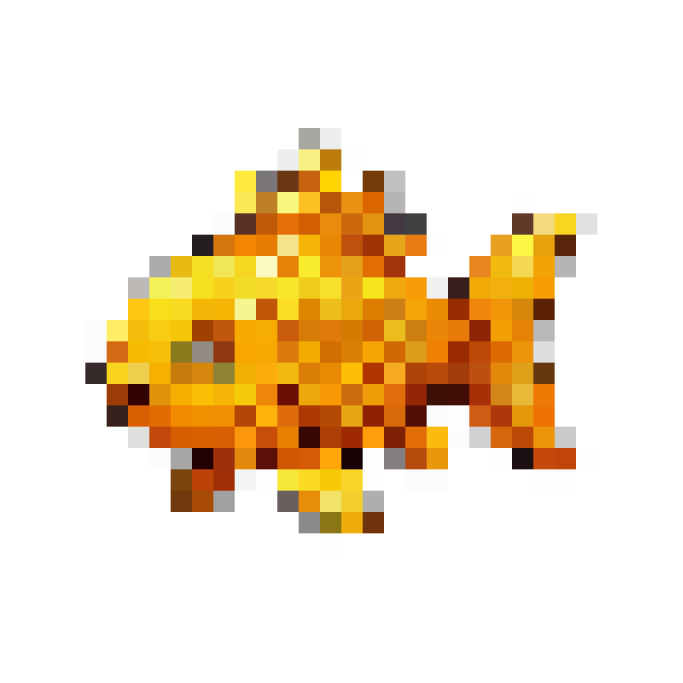
#> input picture assets/images/fish_golden_koi.png, 2048 x 2048 px (shown at 1/3 size)
$ python resize_images.py
#> lines starting #> are read from the running program, lines starting #| are printed output that depends on the picture
import os
from PIL import Image

image_filenames = [
    "fish_golden_koi.png",
    "fish_monkfish.png",
    "fish_urock.png",
    "fish_whale_shark.png",
    "item_shoe.png",
    "item_trash.png",
    "item_treasure.png",
    "lure.png",
    "fish_bangeo.png",
    "fish_godeungeo.png"
]

images_dir = os.path.join("assets", "images")

for filename in image_filenames:
    filepath = os.path.join(images_dir, filename)
    if os.path.exists(filepath):
        try:
            with Image.open(filepath) as img:
                # Resize to 128x128 using LANCZOS for high quality
#> img is the input picture: PIL image 2048x2048 RGBA; mean R, G, B, A 49.6, 32, 5.6, 61.2
                resized_img = img.resize((128, 128), Image.Resampling.LANCZOS)
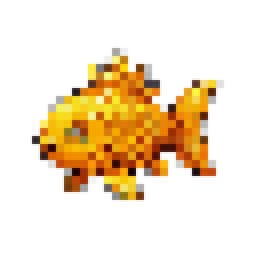
#> resized_img: PIL image 128x128 RGBA (shown 2 times larger); mean R, G, B, A 53.8, 34.7, 5.9, 61.3; transparent parts drawn white
                resized_img.save(filepath)
                print(f"Resized {filename} to 128x128.")
        except Exception as e:
            print(f"Error resizing {filename}: {e}")
    else:
        print(f"File not found: {filepath}")
#> pass 2 of the loop `for filename in image_filenames:`:
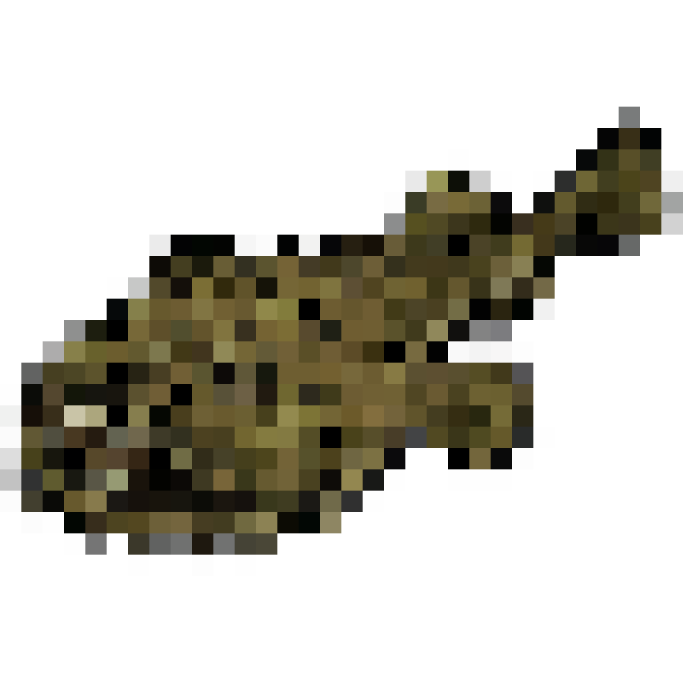
#> input picture assets/images/fish_monkfish.png, 2048 x 2048 px (shown at 1/3 size)
#> img is the input picture: PIL image 2048x2048 RGBA; mean R, G, B, A 24.7, 22.5, 13.7, 80.4
#> `resized_img = img.resize((128, 128), Image.Resampling.LANCZOS)`:
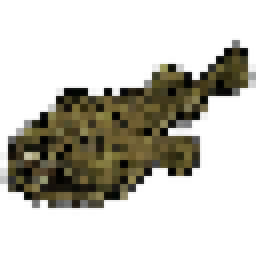
#> resized_img: PIL image 128x128 RGBA (shown 2 times larger); mean R, G, B, A 25.6, 23.3, 14.2, 80.4; transparent parts drawn white
